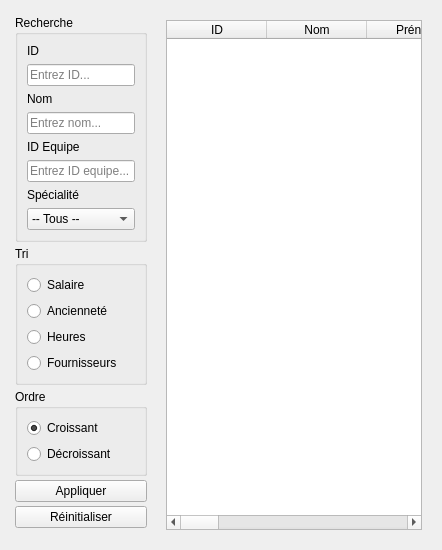
                      <widget class="QWidget" name="tabListe">
                       <attribute name="title">
                        <string>Liste des employés</string>
                       </attribute>
                       <layout class="QHBoxLayout" name="hLayout_liste">
                        <item>
                         <widget class="QFrame" name="sidebarListe">
                          <property name="minimumWidth">
                           <number>150</number>
                          </property>
                          <property name="maximumWidth">
                           <number>180</number>
                          </property>
                          <layout class="QVBoxLayout" name="vLayout_sidebar">
                           <property name="margin">
                            <number>4</number>
                           </property>
                           <property name="spacing">
                            <number>4</number>
                           </property>
                           <item>
                            <widget class="QGroupBox" name="groupSearch">
                             <property name="title">
                              <string>Recherche</string>
                             </property>
                             <layout class="QVBoxLayout" name="vSearch">
                              <item>
                               <widget class="QLabel" name="label_search_id">
                                <property name="text">
                                 <string>ID</string>
                                </property>
                               </widget>
                              </item>
                              <item>
                               <widget class="QLineEdit" name="search_id">
                                <property name="placeholderText">
                                 <string>Entrez ID...</string>
                                </property>
                               </widget>
                              </item>
                              <item>
                               <widget class="QLabel" name="label_search_nom">
                                <property name="text">
                                 <string>Nom</string>
                                </property>
                               </widget>
                              </item>
                              <item>
                               <widget class="QLineEdit" name="search_nom">
                                <property name="placeholderText">
                                 <string>Entrez nom...</string>
                                </property>
                               </widget>
                              </item>
                              <item>
                               <widget class="QLabel" name="label_search_id_equipe">
                                <property name="text">
                                 <string>ID Equipe</string>
                                </property>
                               </widget>
                              </item>
                              <item>
                               <widget class="QLineEdit" name="search_id_equipe">
                                <property name="placeholderText">
                                 <string>Entrez ID equipe...</string>
                                </property>
                               </widget>
                              </item>
                              <item>
                               <widget class="QLabel" name="label_search_spec">
                                <property name="text">
                                 <string>Spécialité</string>
                                </property>
                               </widget>
                              </item>
                              <item>
                               <widget class="QComboBox" name="search_spec">
                                <item>
                                 <property name="text">
                                  <string>-- Tous --</string>
                                 </property>
                                </item>
                                <item>
                                 <property name="text">
                                  <string>Admin</string>
                                 </property>
                                </item>
                                <item>
                                 <property name="text">
                                  <string>Manager</string>
                                 </property>
                                </item>
                                <item>
                                 <property name="text">
                                  <string>Technicien</string>
                                 </property>
                                </item>
                                <item>
                                 <property name="text">
                                  <string>Magasinier</string>
                                 </property>
                                </item>
                               </widget>
                              </item>
                             </layout>
                            </widget>
                           </item>
                           <item>
                            <widget class="QGroupBox" name="groupSort">
                             <property name="title">
                              <string>Tri</string>
                             </property>
                             <layout class="QVBoxLayout" name="vSort">
                              <item>
                               <widget class="QRadioButton" name="sort_salaire">
                                <property name="text">
                                 <string>Salaire</string>
                                </property>
                               </widget>
                              </item>
                              <item>
                               <widget class="QRadioButton" name="sort_anciennete">
                                <property name="text">
                                 <string>Ancienneté</string>
                                </property>
                               </widget>
                              </item>
                              <item>
                               <widget class="QRadioButton" name="sort_heures">
                                <property name="text">
                                 <string>Heures</string>
                                </property>
                               </widget>
                              </item>
                              <item>
                               <widget class="QRadioButton" name="sort_fournisseurs">
                                <property name="text">
                                 <string>Fournisseurs</string>
                                </property>
                               </widget>
                              </item>
                             </layout>
                            </widget>
                           </item>
                           <item>
                            <widget class="QGroupBox" name="groupOrder">
                             <property name="title">
                              <string>Ordre</string>
                             </property>
                             <layout class="QVBoxLayout" name="vOrder">
                              <item>
                               <widget class="QRadioButton" name="order_asc">
                                <property name="text">
                                 <string>Croissant</string>
                                </property>
                                <property name="checked">
                                 <bool>true</bool>
                                </property>
                               </widget>
                              </item>
                              <item>
                               <widget class="QRadioButton" name="order_desc">
                                <property name="text">
                                 <string>Décroissant</string>
                                </property>
                               </widget>
                              </item>
                             </layout>
                            </widget>
                           </item>
                           <item>
                            <widget class="QPushButton" name="btnAppliquerFiltreEmploye">
                             <property name="text">
                              <string>Appliquer</string>
                             </property>
                            </widget>
                           </item>
                           <item>
                            <widget class="QPushButton" name="btnResetFiltre">
                             <property name="text">
                              <string>Réinitialiser</string>
                             </property>
                            </widget>
                           </item>
                           <item>
                            <spacer name="verticalSpacer_liste">
                             <property name="orientation">
                              <enum>Qt::Vertical</enum>
                             </property>
                            </spacer>
                           </item>
                          </layout>
                         </widget>
                        </item>
                        <item>
                         <widget class="QFrame" name="mainListe">
                          <layout class="QVBoxLayout" name="vLayout_tableArea">
                           <item>
                            <widget class="QTableWidget" name="table_employes">
                             <property name="columnCount">
                              <number>12</number>
                             </property>
                             <column>
                              <property name="text">
                               <string>ID</string>
                              </property>
                             </column>
                             <column>
                              <property name="text">
                               <string>Nom</string>
                              </property>
                             </column>
                             <column>
                              <property name="text">
                               <string>Prénom</string>
                              </property>
                             </column>
                             <column>
                              <property name="text">
                               <string>Âge</string>
                              </property>
                             </column>
                             <column>
                              <property name="text">
                               <string>Spécialité</string>
                              </property>
                             </column>
                             <column>
                              <property name="text">
                               <string>Salaire</string>
                              </property>
                             </column>
                             <column>
                              <property name="text">
                               <string>Ancienneté</string>
                              </property>
                             </column>
                             <column>
                              <property name="text">
                               <string>Disponibilité</string>
                              </property>
                             </column>
                             <column>
                              <property name="text">
                               <string>Heures</string>
                              </property>
                             </column>
                             <column>
                              <property name="text">
                               <string>Fournisseurs</string>
                              </property>
                             </column>
                             <column>
                              <property name="text">
                               <string>ID Equipe</string>
                              </property>
                             </column>
                             <column>
                              <property name="text">
                               <string>MDP (haché)</string>
                              </property>
                             </column>
                            </widget>
                           </item>
                          </layout>
                         </widget>
                        </item>
                       </layout>
                      </widget>
